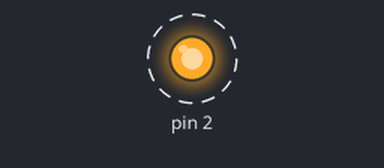
Bench run of a sketch on a simulated Arduino Nano, built with avr-gcc and run on an emulated ATmega328P. Parts: output pins drawn as LEDs (lit = HIGH). Dashed ring = blinking.

Above: at 0.5 s.
Timing chart, 0 to 3.5 s (numbered marks = the images above):
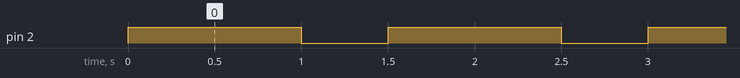

Measured:
- by itself, pin 2: alternates HIGH for 1.0 s and LOW for 0.50 s

The sketch:

ArduinoNano.ino
```cpp
void setup()
{

  /* add setup code here */
	pinMode(PIND2, OUTPUT);

}

void loop()
{
	digitalWrite(PIND2, HIGH);
	delay(1000);
	digitalWrite(PIND2, LOW);
	delay(500);

  /* add main program code here */

}
```
